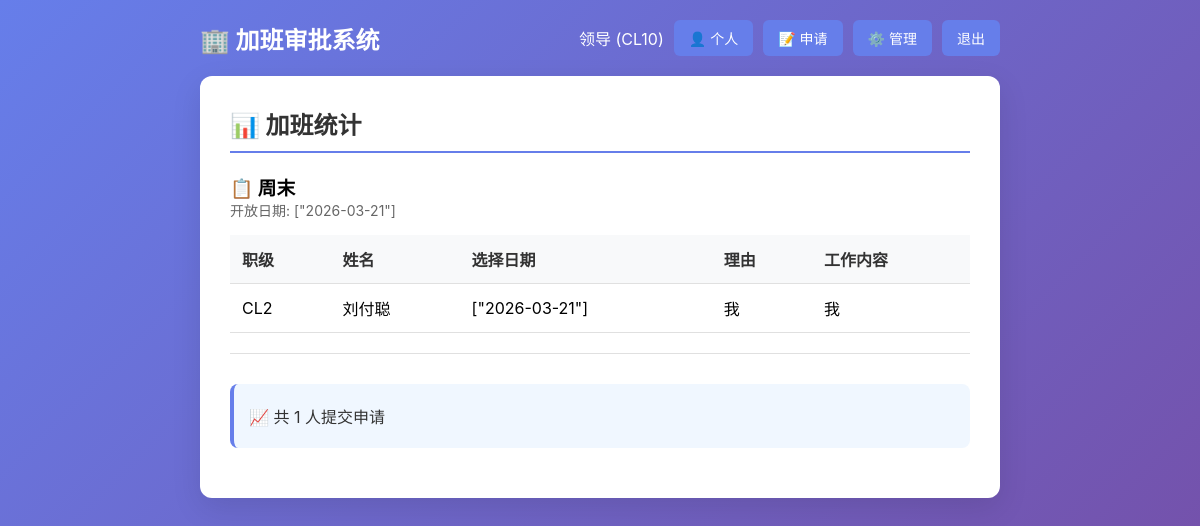
/stats (signed in), run on the app's committed database.
### tables this page shows
CREATE TABLE overtime_batches (
    id INTEGER PRIMARY KEY AUTOINCREMENT,
    name TEXT NOT NULL,
    dates TEXT NOT NULL,
    is_open INTEGER DEFAULT 0,
    created_at TIMESTAMP DEFAULT CURRENT_TIMESTAMP
);

CREATE TABLE applications (
    id INTEGER PRIMARY KEY AUTOINCREMENT,
    batch_id INTEGER NOT NULL,
    name TEXT NOT NULL,
    rank TEXT NOT NULL,
    selected_dates TEXT NOT NULL,
    reason TEXT NOT NULL,
    work_content TEXT NOT NULL,
    created_at TIMESTAMP DEFAULT CURRENT_TIMESTAMP,
    updated_at TIMESTAMP DEFAULT CURRENT_TIMESTAMP,
    FOREIGN KEY (batch_id) REFERENCES overtime_batches(id)
);

### app.py (the view)
@app.route('/stats')
def stats():
    if 'user_id' not in session:
        return redirect(url_for('login'))
    conn = get_db()
    batches = conn.execute('SELECT * FROM overtime_batches WHERE is_open = 1').fetchall()
    all_applications = conn.execute('''SELECT a.*, b.name as batch_name
                                       FROM applications a
                                       JOIN overtime_batches b ON a.batch_id = b.id
                                       ORDER BY b.id, a.created_at''').fetchall()
    return render_template('stats.html', applications=all_applications, batches=batches)

### app.py (called while the page is built)
def get_db():
    if 'db' not in g:
        g.db = sqlite3.connect(DB_PATH)
        g.db.row_factory = sqlite3.Row
    return g.db

### templates/stats.html (shortened to what this page needs)
<!DOCTYPE html>
<html lang="zh-CN">
<head>
    <link rel="stylesheet" href="{{ url_for('static', filename='style.css') }}">
</head>
<body>
    <div class="container">
        <header>
            <h1>🏢 加班审批系统</h1>
            <div class="user-info">
                <span>{{ session['name'] }} ({{ session['rank'] }})</span>
                <a href="{{ url_for('profile') }}" class="btn-small">👤 个人</a>
                <a href="{{ url_for('index') }}" class="btn-small">📝 申请</a>
                {% if session.get('is_admin') %}
                    <a href="{{ url_for('admin') }}" class="btn-small">⚙️ 管理</a>
                {% endif %}
                <a href="{{ url_for('logout') }}" class="btn-small">退出</a>
            </div>
        </header>
        <div class="card">
            <h2>📊 加班统计</h2>
            {% if applications %}
                {% for batch in batches %}
                <div class="batch-section">
                    <h3>📋 {{ batch.name }}</h3>
                    <p class="hint">开放日期: {{ batch.dates }}</p>
                    <table>
                        <thead>
                            <tr>
                                <th>职级</th>
                                <th>姓名</th>
                                <th>选择日期</th>
                                <th>理由</th>
                                <th>工作内容</th>
                            </tr>
                        </thead>
                        <tbody>
                            {% for app in applications if app.batch_name == batch.name %}
                            <tr>
                                <td>{{ app.rank }}</td>
                                <td>{{ app.name }}</td>
                                <td>{{ app.selected_dates }}</td>
                                <td>{{ app.reason }}</td>
                                <td>{{ app.work_content }}</td>
                            </tr>
                            {% endfor %}
                        </tbody>
                    </table>
                </div>
                {% endfor %}
                <div class="info-box">
                    <p>📈 共 {{ applications|length }} 人提交申请</p>
                </div>
            {% else %}
                <p>暂无申请记录</p>
            {% endif %}
        </div>
    </div>
</body>
</html>

### static/style.css (style rules this page uses)
* { margin: 0; padding: 0; box-sizing: border-box; }
body { font-family: -apple-system, BlinkMacSystemFont, 'Segoe UI', 'PingFang SC', 'Hiragino Sans GB', 'Microsoft YaHei', sans-serif; background: linear-gradient(135deg, #667eea 0%, #764ba2 100%); min-height: 100vh; padding: 20px; }
.container { max-width: 800px; margin: 0 auto; }
h1 { color: white; text-align: center; margin-bottom: 30px; font-size: 2em; }
header { display: flex; justify-content: space-between; align-items: center; margin-bottom: 20px; flex-wrap: wrap; gap: 10px; }
header h1 { margin-bottom: 0; font-size: 1.5em; }
.user-info { display: flex; gap: 10px; align-items: center; color: white; }
.card { background: white; border-radius: 12px; padding: 30px; margin-bottom: 20px; box-shadow: 0 10px 30px rgba(0,0,0,0.1); }
.card h2 { color: #333; margin-bottom: 20px; padding-bottom: 10px; border-bottom: 2px solid #667eea; }
.btn-small { background: #667eea; color: white; padding: 8px 15px; border-radius: 6px; text-decoration: none; font-size: 14px; transition: background 0.2s; border: none; cursor: pointer; }
.info-box { background: #f0f7ff; padding: 15px; border-radius: 8px; margin-bottom: 20px; border-left: 4px solid #667eea; }
.info-box p { margin: 5px 0; color: #333; }
.batch-section { margin-bottom: 30px; padding-bottom: 20px; border-bottom: 1px solid #e0e0e0; }
.hint { color: #666; font-size: 14px; margin-bottom: 15px; }
table { width: 100%; border-collapse: collapse; margin-top: 15px; }
th, td { padding: 12px; text-align: left; border-bottom: 1px solid #e0e0e0; }
th { background: #f8f9fa; color: #333; font-weight: 600; }

### data on the page
overtime_batches: name "周末", dates "[\"2026-03-21\"]"
applications: rank "CL2", name "刘付聪", selected_dates "[\"2026-03-21\"]", reason "我", work_content "我"

### other printed values
{{ session['name'] }} "领导"
{{ session['rank'] }} "CL10"
{{ applications|length }} "1"
